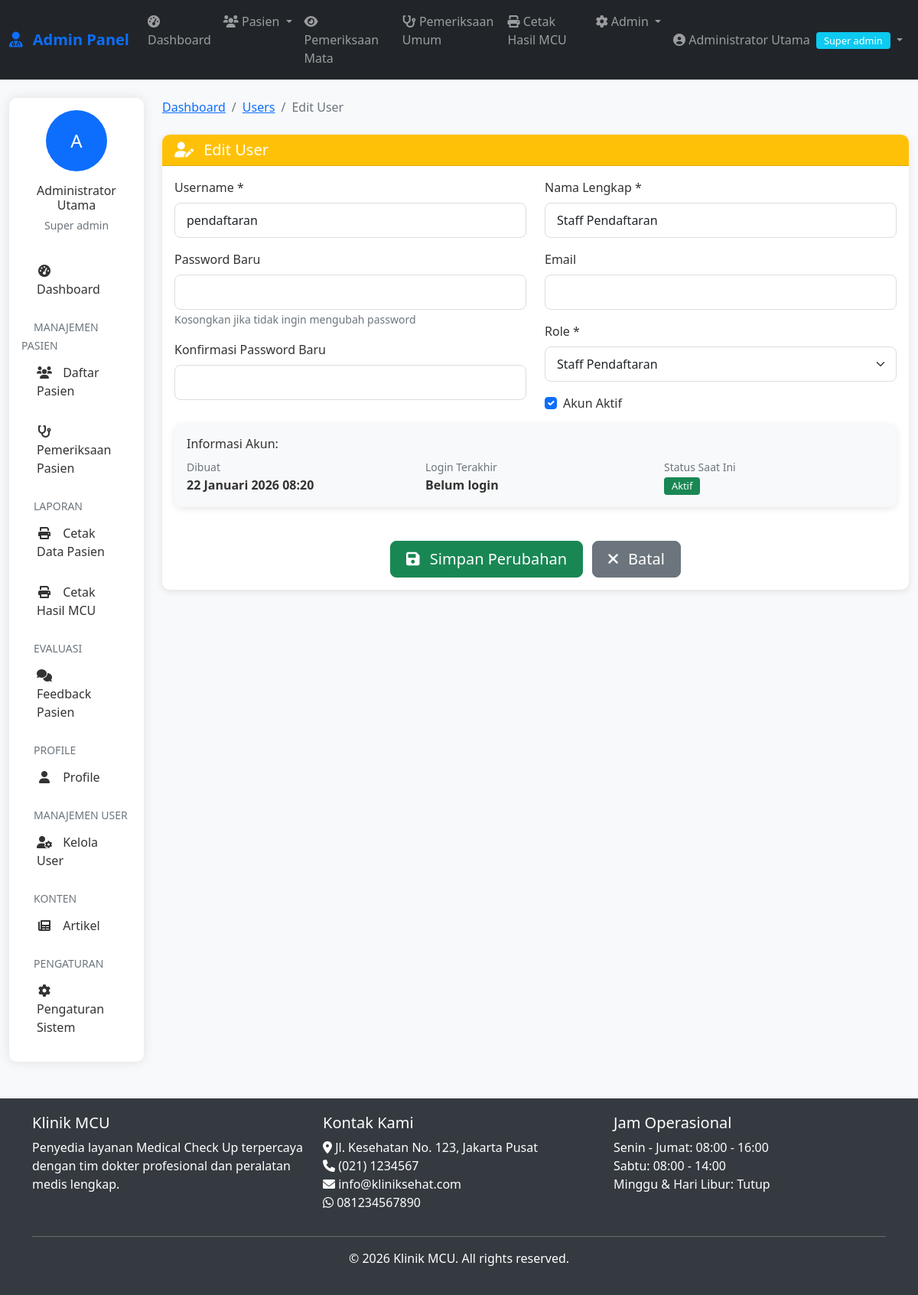
Page /admin/users/edit.php?id=2 (signed in) on the committed database.
### tables this page shows
CREATE TABLE pengaturan (
    id INT AUTO_INCREMENT PRIMARY KEY,
    nama_klinik VARCHAR(100),
    alamat TEXT,
    telepon VARCHAR(20),
    email VARCHAR(100),
    whatsapp VARCHAR(20),
    logo VARCHAR(255),
    tentang TEXT,
    created_at TIMESTAMP DEFAULT CURRENT_TIMESTAMP
);

### includes/functions.php (called while the page is built, shortened)
<?php
require_once __DIR__ . '/../config/database.php';
function formatDateIndo($date, $with_time = false) {
    $months = array(
        1 => 'Januari', 'Februari', 'Maret', 'April', 'Mei', 'Juni',
        'Juli', 'Agustus', 'September', 'Oktober', 'November', 'Desember'
    );
    $timestamp = strtotime($date);
    $day = date('d', $timestamp);
    $month = $months[date('n', $timestamp)];
    $year = date('Y', $timestamp);
    $formatted = $day . ' ' . $month . ' ' . $year;
    if ($with_time) {
        $time = date('H:i', $timestamp);
        $formatted .= ' ' . $time;
    }
    return $formatted;
}
function getSetting($key) {
    global $conn;
    $query = "SELECT $key FROM pengaturan LIMIT 1";
    $result = mysqli_query($conn, $query);
    $row = mysqli_fetch_assoc($result);
    return $row[$key] ?? '';
}
?>

### admin/users/edit.php (the view, shortened to what this page needs)
<?php
require_once '../../includes/auth.php';
require_once '../../includes/functions.php';
$id = isset($_GET['id']) ? (int)$_GET['id'] : 0;
$query = "SELECT * FROM admin_users WHERE id = $id";
$result = mysqli_query($conn, $query);
$user = mysqli_fetch_assoc($result);
?>
<?php include '../../includes/admin-header.php'; ?>
<?php include '../includes/admin-nav.php'; ?>
<div class="container-fluid mt-4">
    <div class="row">
        <div class="col-lg-2">
            <?php include '../includes/admin-sidebar.php'; ?>
        </div>
        <div class="col-lg-10">
            <nav aria-label="breadcrumb" class="mb-4">
                <ol class="breadcrumb">
                    <li class="breadcrumb-item"><a href="dashboard.php">Dashboard</a></li>
                    <li class="breadcrumb-item"><a href="list.php">Users</a></li>
                    <li class="breadcrumb-item active">Edit User</li>
                </ol>
            </nav>
            <div class="card">
                <div class="card-header bg-warning text-white">
                    <h5 class="mb-0">
                        <i class="fas fa-user-edit me-2"></i> Edit User
                    </h5>
                </div>
                <div class="card-body">
                    <form method="POST" action="" id="userForm">
                        <div class="row">
                            <div class="col-md-6">
                                <div class="mb-3">
                                    <label class="form-label">Username *</label>
                                    <input type="text" class="form-control" name="username"
                                           value="<?php echo htmlspecialchars($user['username']); ?>" required>
                                </div>
                                <div class="mb-3">
                                    <label class="form-label">Password Baru</label>
                                    <input type="password" class="form-control" name="password">
                                    <small class="text-muted">Kosongkan jika tidak ingin mengubah password</small>
                                </div>
                                <div class="mb-3">
                                    <label class="form-label">Konfirmasi Password Baru</label>
                                    <input type="password" class="form-control" name="confirm_password">
                                </div>
                            </div>
                            <div class="col-md-6">
                                <div class="mb-3">
                                    <label class="form-label">Nama Lengkap *</label>
                                    <input type="text" class="form-control" name="nama_lengkap"
                                           value="<?php echo htmlspecialchars($user['nama_lengkap']); ?>" required>
                                </div>
                                <div class="mb-3">
                                    <label class="form-label">Email</label>
                                    <input type="email" class="form-control" name="email"
                                           value="<?php echo htmlspecialchars($user['email']); ?>">
                                </div>
                                <div class="mb-3">
                                    <label class="form-label">Role *</label>
                                    <select class="form-select" name="role" required>
                                        <option value="pendaftaran" <?php echo $user['role'] == 'pendaftaran' ? 'selected' : ''; ?>>Staff Pendaftaran</option>
                                    </select>
                                </div>
                                <div class="mb-3">
                                    <div class="form-check">
                                        <input class="form-check-input" type="checkbox"
                                               name="is_active" id="is_active"
                                               value="1" <?php echo $user['is_active'] ? 'checked' : ''; ?>>
                                        <label class="form-check-label" for="is_active">
                                            Akun Aktif
                                        </label>
                                    </div>
                                </div>
                            </div>
                        </div>
                        <div class="row mb-4">
                            <div class="col-12">
                                <div class="card bg-light">
                                    <div class="card-body">
                                        <h6>Informasi Akun:</h6>
                                        <div class="row">
                                            <div class="col-md-4">
                                                <small class="text-muted">Dibuat</small><br>
                                                <strong><?php echo formatDateIndo($user['created_at'], true); ?></strong>
                                            </div>
                                            <div class="col-md-4">
                                                <small class="text-muted">Login Terakhir</small><br>
                                                <strong>
                                                    <?php echo $user['last_login'] ? formatDateIndo($user['last_login'], true) : 'Belum login'; ?>
                                                </strong>
                                            </div>
                                            <div class="col-md-4">
                                                <small class="text-muted">Status Saat Ini</small><br>
                                                <span class="badge <?php echo $user['is_active'] ? 'bg-success' : 'bg-secondary'; ?>">
                                                    <?php echo $user['is_active'] ? 'Aktif' : 'Nonaktif'; ?>
                                                </span>
                                            </div>
                                        </div>
                                    </div>
                                </div>
                            </div>
                        </div>
                        <div class="text-center">
                            <button type="submit" class="btn btn-success btn-lg me-2">
                                <i class="fas fa-save me-2"></i> Simpan Perubahan
                            </button>
                            <a href="list.php" class="btn btn-secondary btn-lg">
                                <i class="fas fa-times me-2"></i> Batal
                            </a>
                        </div>
                    </form>
                </div>
            </div>
        </div>
    </div>
</div>
<?php include '../../includes/admin-footer.php'; ?>

### includes/admin-footer.php (shortened to what this page needs)
</div>
    </div>
    <footer class="mt-5">
        <div class="container">
            <div class="row">
                <div class="col-md-4">
                    <h5>Klinik MCU</h5>
                    <p>Penyedia layanan Medical Check Up terpercaya dengan tim dokter profesional dan peralatan medis lengkap.</p>
                </div>
                <div class="col-md-4">
                    <h5>Kontak Kami</h5>
                    <ul class="list-unstyled">
                        <li><i class="fas fa-map-marker-alt"></i> <?php echo getSetting('alamat'); ?></li>
                        <li><i class="fas fa-phone"></i> <?php echo getSetting('telepon'); ?></li>
                        <li><i class="fas fa-envelope"></i> <?php echo getSetting('email'); ?></li>
                        <li><i class="fab fa-whatsapp"></i> <?php echo getSetting('whatsapp'); ?></li>
                    </ul>
                </div>
                <div class="col-md-4">
                    <h5>Jam Operasional</h5>
                    <ul class="list-unstyled">
                        <li>Senin - Jumat: 08:00 - 16:00</li>
                        <li>Sabtu: 08:00 - 14:00</li>
                        <li>Minggu & Hari Libur: Tutup</li>
                    </ul>
                </div>
            </div>
            <hr class="bg-light">
            <div class="text-center">
                <p>&copy; <?php echo date('Y'); ?> Klinik MCU. All rights reserved.</p>
            </div>
        </div>
    </footer>
</body>
</html>

### assets/css/style.css (style rules this page uses)
:root { --primary-color: #0d6efd; --secondary-color: #6c757d; --success-color: #198754; --danger-color: #dc3545; --warning-color: #ffc107; --info-color: #0dcaf0; --light-color: #f8f9fa; --dark-color: #212529; }
body { font-family: 'Segoe UI', Tahoma, Geneva, Verdana, sans-serif; color: #333; background-color: #f8f9fa; }
.card { border-radius: 10px; box-shadow: 0 2px 10px rgba(0,0,0,0.1); border: none; margin-bottom: 20px; }
.card-header { border-radius: 10px 10px 0 0 !important; font-weight: 600; }
.btn { border-radius: 8px; font-weight: 500; padding: 8px 20px; }
.btn-success { background-color: var(--success-color); border-color: var(--success-color); }
.form-control, .form-select { border-radius: 8px; border: 1px solid #ddd; padding: 10px 15px; }
.badge { font-size: 0.8em; font-weight: 500; padding: 5px 10px; }

### includes/admin-header.php (style rules this page uses)
:root { --primary-color: #0d6efd; --secondary-color: #6c757d; --success-color: #198754; --danger-color: #dc3545; --warning-color: #ffc107; --info-color: #0dcaf0; }
body { font-family: 'Segoe UI', Tahoma, Geneva, Verdana, sans-serif; background-color: #f8f9fa; min-height: 100vh; display: flex; flex-direction: column; }
.card { border-radius: 10px; box-shadow: 0 2px 10px rgba(0,0,0,0.1); margin-bottom: 20px; }
.card-header { border-radius: 10px 10px 0 0 !important; font-weight: 600; }
.badge { font-size: 0.8em; font-weight: 500; }
footer { background-color: #343a40; color: white; padding: 20px 0; }
.form-control, .form-select { border-radius: 8px; border: 1px solid #ddd; }

### rows in the picture
pengaturan: alamat "Jl. Kesehatan No. 123, Jakarta Pusat", telepon "(021) 1234567", email "info@kliniksehat.com", whatsapp "081234567890"

### other values in the picture
$_SESSION['nama_lengkap'] "Administrator Utama"
str_replace('_', ' ', $_SESSION['role']) "Super admin"
substr($_SESSION['nama_lengkap'], 0, 1) "A"
formatDateIndo($user['created_at'], true) "22 Januari 2026 08:20"
